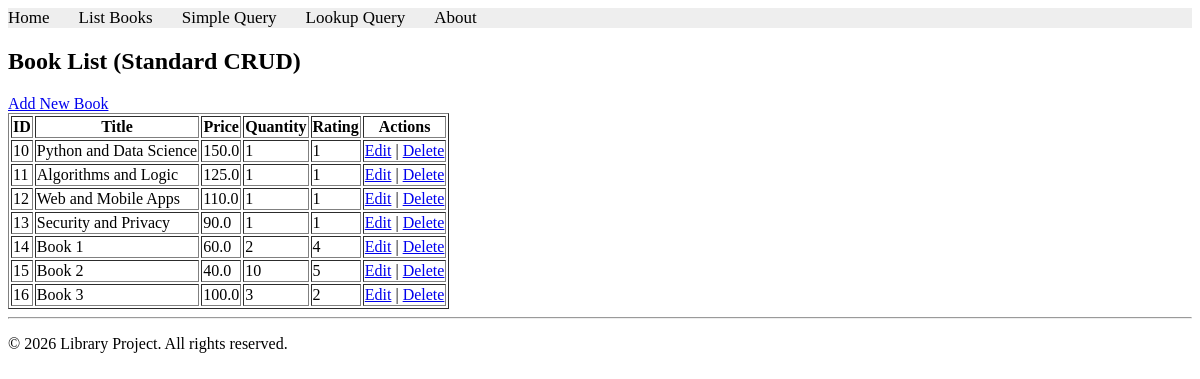
The page /books/lab10/part1/listbooks on the database as committed earlier.
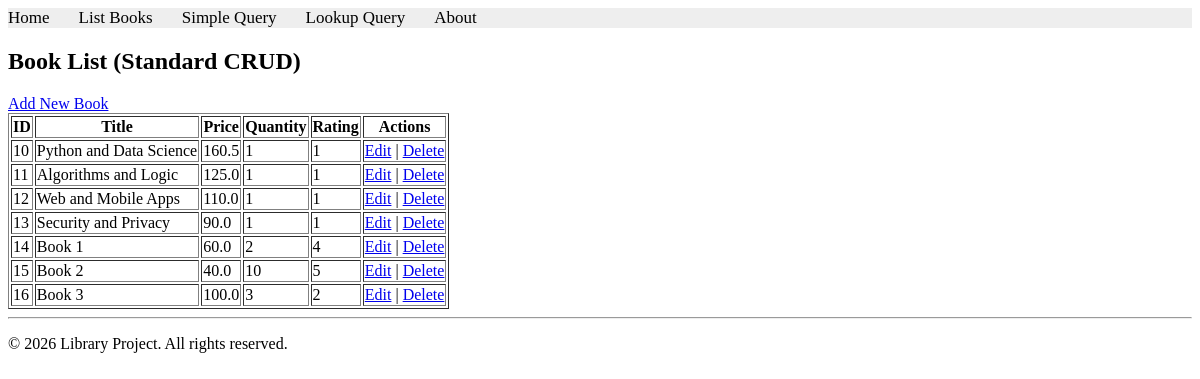
The same page on the database as committed later.
### apps/bookmodule/models.py (models this page shows)
class Book(models.Model):
    title = models.CharField(max_length=100)
    price = models.FloatField(default=0.0)
    quantity = models.IntegerField(default=1)
    pubdate = models.DateTimeField(null=True)
    rating = models.SmallIntegerField(default=1)
    publisher = models.ForeignKey(Publisher, null=True, on_delete=models.SET_NULL)
    authors = models.ManyToManyField(Author)

### apps/bookmodule/views.py (the view)
# urls.py: path('lab10/part1/listbooks', views.lab10_listbooks, name='books.lab10_listbooks'),
def lab10_listbooks(request):
    books = Book.objects.all()
    return render(request, 'bookmodule/lab10_listbooks.html', {'books': books})

### apps/templates/bookmodule/lab10_listbooks.html
{% extends "layouts/base.html" %}
{% block content %}
    <h2>Book List (Standard CRUD)</h2>
    <a href="{% url 'books.lab10_addbook' %}">Add New Book</a>
    <table border="1">
        <tr>
            <th>ID</th>
            <th>Title</th>
            <th>Price</th>
            <th>Quantity</th>
            <th>Rating</th>
            <th>Actions</th>
        </tr>
        {% for book in books %}
        <tr>
            <td>{{ book.id }}</td>
            <td>{{ book.title }}</td>
            <td>{{ book.price }}</td>
            <td>{{ book.quantity }}</td>
            <td>{{ book.rating }}</td>
            <td>
                <a href="{% url 'books.lab10_editbook' book.id %}">Edit</a> |
                <a href="{% url 'books.lab10_deletebook' book.id %}" onclick="return confirm('Are you sure?')">Delete</a>
            </td>
        </tr>
        {% endfor %}
    </table>
{% endblock %}

Rows that differ between the two databases and show on the page:
changed Book "Python and Data Science": price "150.0" → "160.5"
